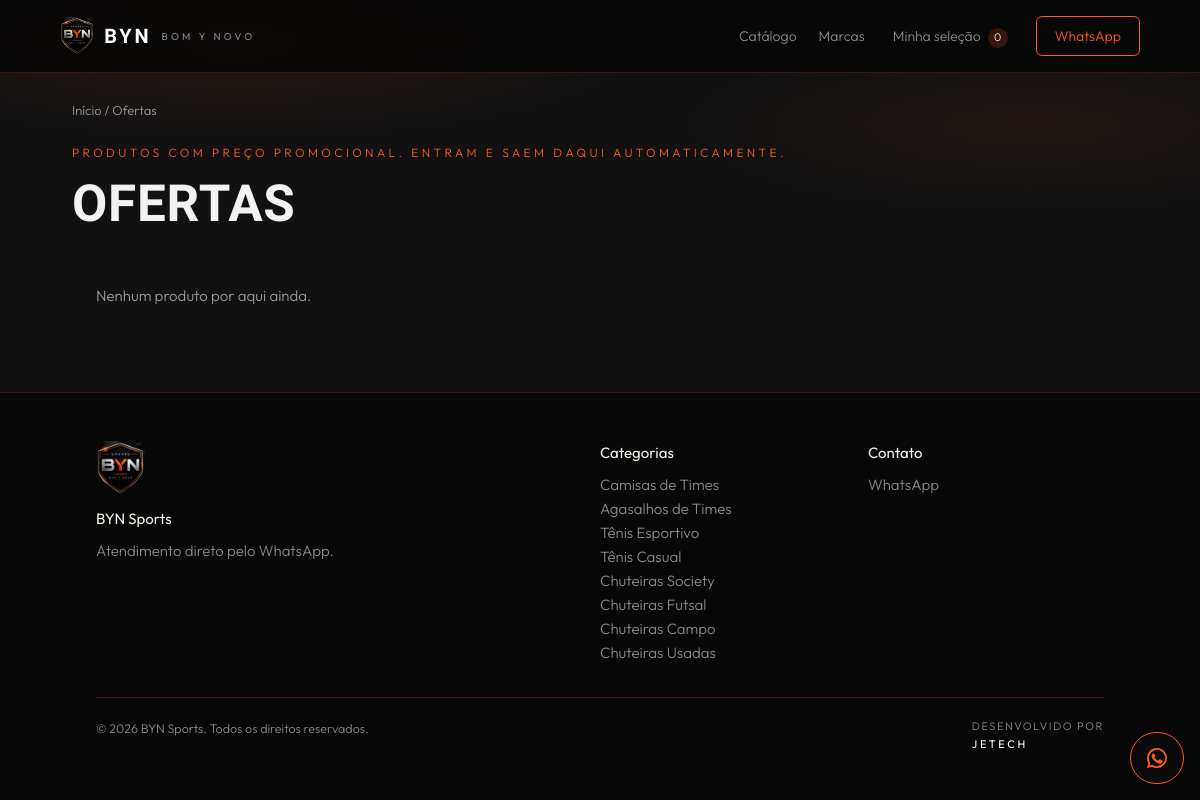
Page /ofertas on the committed database.
### app/models.py (models this page shows)
class Category(db.Model):
    id = db.Column(db.Integer, primary_key=True)
    name = db.Column(db.String(60), unique=True, nullable=False)
    slug = db.Column(db.String(60), unique=True, nullable=False)

### app/public.py (the view)
@bp.route("/ofertas")
def offers(): return listing("Ofertas", Product.query.all() and [p for p in Product.query.all() if p.on_sale], "Produtos com preço promocional. Entram e saem daqui automaticamente.")

### app/models.py (called while the page is built)
def settings():
    from flask import g
    if "luft_s" not in g:
        d = dict(DEFAULTS); d.update({x.key: x.value for x in Setting.query.all() if x.value})
        g.luft_s = d
    return g.luft_s

    @property
    def on_sale(self): return bool(self.promo_active and self.promo_price and self.promo_price < self.price)

### app/public.py (called while the page is built)
def listing(title, items, sub=""):
    return render_template("lista.html", title=title, sub=sub, items=[p for p in items if p.active])

### app/templates/lista.html (shortened to what this page needs)
{% extends "site.html" %}{% from "_card.html" import card with context %}
{% block body %}<div class="light pg"><p class="crumb"><a href="{{ url_for('public.index') }}">Início</a> / {{ title }}</p>
<p class="idx">{{ sub }}</p><h1 class="ptitle">{{ title }}</h1>
<div class="grid" id="grid">{% for p in items %}{{ card(p) }}{% else %}<p class="empty">Nenhum produto por aqui ainda.</p>{% endfor %}</div></div>{% endblock %}

### app/templates/_footer.html
<footer id="contato"><div><img class="flogo-s" src="{{ url_for('static', filename='img/logo.png') }}" alt="{{ S.store_name }}" width="56" height="62" loading="lazy"><b>{{ S.store_name }}</b><p>Atendimento direto pelo WhatsApp.</p>{% if S.hours %}<p>{{ S.hours }}</p>{% endif %}{% if S.address %}<p>{{ S.address }}</p>{% endif %}</div>
  <div><b>Categorias</b>{% for c in all_categories %}<a href="{{ url_for('public.index') }}?cat={{ c.slug }}#catalogo">{{ c.name }}</a>{% endfor %}</div>
  <div><b>Contato</b><a href="https://wa.me/{{ S.whatsapp }}" target="_blank" rel="noopener">WhatsApp</a>
  {% if S.instagram %}<a href="https://instagram.com/{{ S.instagram }}" target="_blank" rel="noopener">Instagram</a>{% endif %}</div>
  <small>© {{ year }} BYN Sports. Todos os direitos reservados.<span class="dev">Desenvolvido por <b>JETECH</b></span></small></footer>

### app/static/css/site.css (style rules this page uses)
:root { --bg:#050505;--fg:#f4f1ea;--brand:#ff5a1f;--mut:#8a8a8a;--line:color-mix(in srgb,var(--brand) 18%,transparent) }
* { box-sizing:border-box;margin:0 }
html { scroll-behavior:smooth }
body { background:var(--bg);color:var(--fg);font:300 16px/1.6 Outfit,sans-serif;overflow-x:hidden;-webkit-text-size-adjust:100% }
a { color:inherit;text-decoration:none }
section,.ticker,footer { position:relative;z-index:1 }
h1 { font:200 clamp(3rem,8vw,7rem)/1 Outfit;margin-bottom:38px }
.idx { color:var(--brand);font-size:12px;letter-spacing:.3em;text-transform:uppercase;margin-bottom:14px }
.grid { display:grid;grid-template-columns:repeat(auto-fill,minmax(270px,1fr));gap:0;border-top:1px solid var(--line);border-left:1px solid var(--line);counter-reset:n }
.empty { color:var(--mut);padding:24px }
footer { display:grid;grid-template-columns:2fr 1fr 1fr;gap:32px;padding:60px 8vw 30px;border-top:1px solid var(--line);color:var(--mut);background:var(--bg) }
footer b { display:block;color:var(--fg);font-weight:400;margin-bottom:8px }
footer a { display:block }
footer small { grid-column:1/-1;border-top:1px solid var(--line);padding-top:20px }
.grid { margin-top:24px }
.dev { display:block;margin-top:8px;font-size:11px;letter-spacing:.3em;color:var(--brand);opacity:.8 }
body { font-size:15px }
h1 { font-weight:200;letter-spacing:-.01em }
.light { --bg:#f3f3f1;--fg:#141414;--mut:#666;--line:#dedede;background:var(--bg);color:var(--fg) }
.light .idx { color:color-mix(in srgb,var(--brand) 78%,#000);letter-spacing:.28em }
.light .grid { gap:20px;border:0;margin-top:20px }
.light .empty { color:var(--mut) }
footer { padding-top:48px }
body { animation:fade .7s both }
.grid { grid-template-columns:repeat(auto-fill,minmax(250px,1fr)) }
.pg { padding:100px 6vw 60px;max-width:1300px;margin:auto }
.crumb { color:var(--mut);font-size:13px;margin-bottom:22px }
.ptitle { font:300 clamp(2rem,4.5vw,3.2rem)/1.1 Outfit;margin:6px 0 28px }
:root { --bg:#070707;--line:color-mix(in srgb,var(--brand) 20%,transparent) }
h1,h2,.scopy h2,.about h2,.ptitle,.pinfo h1 { font-family:"Barlow Condensed",Outfit,sans-serif!important;font-weight:600!important;text-transform:uppercase;letter-spacing:.015em }
html { scroll-padding-top:128px }
.pg { max-width:none;padding-inline:max(6vw,calc((100vw - 1240px)/2)) }
.light { --bg:#111;--fg:#f2f2f2;--mut:#9a9a9a;--line:#2a2a2a;background:#111;color:var(--fg);position:relative;isolation:isolate;overflow-x:clip }
.light:before { content:"";position:absolute;inset:-10% -10% auto;height:70%;z-index:-1;pointer-events:none;background:radial-gradient(40% 50% at 25% 30%,color-mix(in srgb,var(--brand) 9%,transparent),transparent 70%),radial-gradient(35% 45% at 80% 60%,color-mix(in srgb,var(--brand) 6%,transparent),transparent 70%);animation:ambient 28s ease-in-out infinite alternate }
.light .idx { color:var(--brand) }
.flogo-s { display:block;height:54px;width:auto;margin-bottom:12px }
footer small { display:flex;justify-content:space-between;flex-wrap:wrap;gap:8px }
.dev { display:inline;margin:0;font-size:11px;letter-spacing:.14em;text-transform:uppercase;color:var(--mut);opacity:1 }
.dev b { color:#fff;letter-spacing:.24em }
footer { position:relative;z-index:1 }

### rows in the picture
Category: name "Camisas de Times"
Category: name "Agasalhos de Times"
Category: name "Tênis Esportivo"
Category: name "Tênis Casual"
Category: name "Chuteiras Society"
Category: name "Chuteiras Futsal"
Category: name "Chuteiras Campo"
Category: name "Chuteiras Usadas"

### other values in the picture
{{ title }} "Ofertas"
{{ sub }} "PRODUTOS COM PREÇO PROMOCIONAL. ENTRAM E SAEM DAQUI AUTOMATICAMENTE."
{{ title }} "OFERTAS"
{{ S.store_name }} "BYN Sports"
